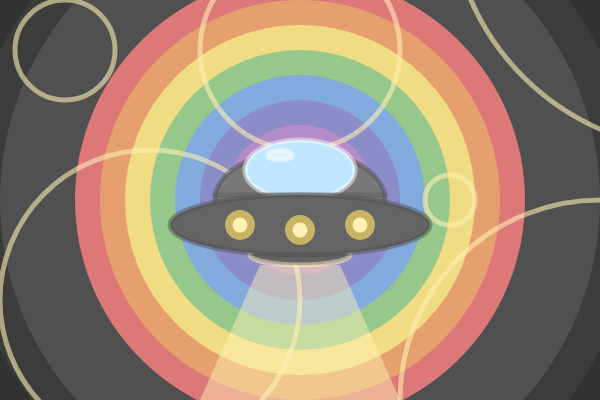
Frame 1 (no input)
Frame 60 (no input): identical to frame 1, image omitted
Frame 120 (the mouse pressed at the canvas centre since frame 60): identical to frame 1, image omitted

The p5.js sketch that drew this single still picture (run headless with seeded random() and noise() and a simulated clock; from frame 60 on, the mouse is pressed at the canvas centre):

// p5.js sketch
// ── sketch.js
function setup() {
  createCanvas(600, 400);
}

function draw() {
  //space
  background(50);
  noStroke();
  fill(60);
  ellipse(300, 200, 670, 670)
  fill(80);
  
  //rainbowBackground
  ellipse(300, 200, 600, 600)
  fill(220, 120, 120);//red
  ellipse(300, 200, 450, 450)
  fill(230, 160, 110);//orange
  ellipse(300, 200, 400, 400);
  fill(240, 220, 130);//yellow
  ellipse(300, 200, 350, 350);
  fill(150, 200, 140);//green
  ellipse(300, 200, 300, 300);
  fill(130, 170, 220);//blue
  ellipse(300, 200, 250, 250);
  fill(140, 140, 200);//indigo
  ellipse(300, 200, 200, 200);
  fill(180, 140, 200);//purple
  ellipse(300, 200, 150, 150);
  
  //sparkles 
  stroke(255, 240, 180, 150); 
  strokeWeight(5); 
  noFill();
  ellipse(65, 50, 100, 100);
  ellipse(700, -100, 500, 500);
  ellipse(600, 400, 400, 400);
  ellipse(300, 50, 200, 200);
  ellipse(150, 300, 300, 300);
  ellipse(450, 200, 50, 50);
  
  //spaceship
  //body
  stroke(80,120);
  strokeWeight(5);
  fill(120);
  ellipse(300, 200, 170, 100);

  //glass
  stroke(255, 255, 255, 120);
  strokeWeight(5);
  fill(190, 230, 255);
  ellipse(300, 170, 110, 60);

  //glass(reflects)
  fill(255, 255, 255, 120);
  ellipse(280, 155, 25, 10);
  
  //body2
  stroke(255, 240, 180, 120);
  strokeWeight(5);
  fill(100);
  ellipse(300, 255, 100, 20);
 
  //body3
  stroke(80,120);
  strokeWeight(5);
  fill(100);
  ellipse(300, 225, 260, 60);
  
  //line1
  stroke(90,120);
  line(215, 195, 385, 195);

  //lights
  noStroke();
  fill(200, 180, 100);
  ellipse(240, 225, 30, 30);
  ellipse(300, 230, 30, 30);
  ellipse(360, 225, 30, 30);

  fill(255, 240, 180);
  ellipse(240, 225, 15, 15);
  ellipse(300, 230, 15, 15);
  ellipse(360, 225, 15, 15);

  //beams
  fill(255, 240, 180, 120);
  quad(260, 265, 340, 265, 400, 400, 200, 400);

} 
